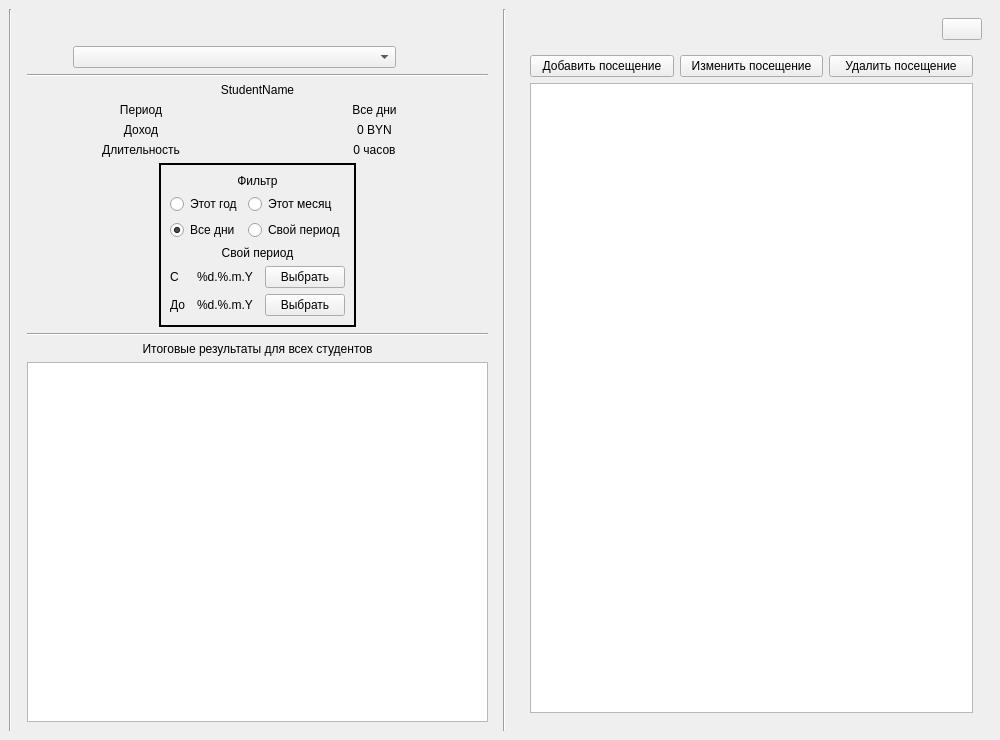
<?xml version="1.0" encoding="UTF-8"?>
<ui version="4.0">
 <class>MainWindow</class>
 <widget class="QMainWindow" name="MainWindow">
  <property name="minimumSize">
   <size>
    <width>1000</width>
    <height>740</height>
   </size>
  </property>
  <property name="maximumSize">
   <size>
    <width>16777215</width>
    <height>16777215</height>
   </size>
  </property>
  <property name="windowTitle">
   <string>StudentAccounting</string>
  </property>
  <widget class="QWidget" name="centralwidget">
   <property name="styleSheet">
    <string notr="true"/>
   </property>
   <layout class="QHBoxLayout" name="horizontalLayout_3">
    <item>
     <widget class="Line" name="vLine_2">
      <property name="orientation">
       <enum>Qt::Vertical</enum>
      </property>
     </widget>
    </item>
    <item>
     <widget class="QFrame" name="tools_frame">
      <property name="sizePolicy">
       <sizepolicy hsizetype="Expanding" vsizetype="Expanding">
        <horstretch>5</horstretch>
        <verstretch>0</verstretch>
       </sizepolicy>
      </property>
      <layout class="QVBoxLayout" name="vLayout_1">
       <item>
        <layout class="QHBoxLayout" name="hLayout_2">
         <item>
          <widget class="QPushButton" name="add_student_btn">
           <property name="sizePolicy">
            <sizepolicy hsizetype="Fixed" vsizetype="Minimum">
             <horstretch>0</horstretch>
             <verstretch>0</verstretch>
            </sizepolicy>
           </property>
           <property name="text">
            <string/>
           </property>
           <property name="iconSize">
            <size>
             <width>30</width>
             <height>30</height>
            </size>
           </property>
           <property name="flat">
            <bool>true</bool>
           </property>
          </widget>
         </item>
         <item>
          <widget class="QPushButton" name="edit_student_btn">
           <property name="sizePolicy">
            <sizepolicy hsizetype="Fixed" vsizetype="Minimum">
             <horstretch>0</horstretch>
             <verstretch>0</verstretch>
            </sizepolicy>
           </property>
           <property name="text">
            <string/>
           </property>
           <property name="iconSize">
            <size>
             <width>30</width>
             <height>30</height>
            </size>
           </property>
           <property name="flat">
            <bool>true</bool>
           </property>
          </widget>
         </item>
         <item>
          <widget class="QPushButton" name="del_student_btn">
           <property name="sizePolicy">
            <sizepolicy hsizetype="Fixed" vsizetype="Minimum">
             <horstretch>0</horstretch>
             <verstretch>0</verstretch>
            </sizepolicy>
           </property>
           <property name="text">
            <string/>
           </property>
           <property name="iconSize">
            <size>
             <width>30</width>
             <height>30</height>
            </size>
           </property>
           <property name="flat">
            <bool>true</bool>
           </property>
          </widget>
         </item>
        </layout>
       </item>
       <item>
        <layout class="QHBoxLayout" name="hLayout_1">
         <item>
          <widget class="QPushButton" name="prev_student_btn">
           <property name="sizePolicy">
            <sizepolicy hsizetype="Fixed" vsizetype="Fixed">
             <horstretch>0</horstretch>
             <verstretch>0</verstretch>
            </sizepolicy>
           </property>
           <property name="text">
            <string/>
           </property>
           <property name="flat">
            <bool>true</bool>
           </property>
          </widget>
         </item>
         <item>
          <widget class="QComboBox" name="student_choose_box">
           <property name="sizePolicy">
            <sizepolicy hsizetype="Preferred" vsizetype="Fixed">
             <horstretch>0</horstretch>
             <verstretch>0</verstretch>
            </sizepolicy>
           </property>
           <property name="insertPolicy">
            <enum>QComboBox::InsertAtBottom</enum>
           </property>
           <property name="frame">
            <bool>true</bool>
           </property>
          </widget>
         </item>
         <item>
          <widget class="QPushButton" name="reload_student_btn">
           <property name="sizePolicy">
            <sizepolicy hsizetype="Maximum" vsizetype="Maximum">
             <horstretch>0</horstretch>
             <verstretch>0</verstretch>
            </sizepolicy>
           </property>
           <property name="text">
            <string/>
           </property>
           <property name="flat">
            <bool>true</bool>
           </property>
          </widget>
         </item>
         <item>
          <widget class="QPushButton" name="next_student_btn">
           <property name="sizePolicy">
            <sizepolicy hsizetype="Fixed" vsizetype="Fixed">
             <horstretch>0</horstretch>
             <verstretch>0</verstretch>
            </sizepolicy>
           </property>
           <property name="text">
            <string/>
           </property>
           <property name="flat">
            <bool>true</bool>
           </property>
          </widget>
         </item>
        </layout>
       </item>
       <item>
        <widget class="Line" name="hLine_2">
         <property name="orientation">
          <enum>Qt::Horizontal</enum>
         </property>
        </widget>
       </item>
       <item>
        <widget class="QLabel" name="student_name_lbl">
         <property name="text">
          <string>StudentName</string>
         </property>
         <property name="alignment">
          <set>Qt::AlignCenter</set>
         </property>
        </widget>
       </item>
       <item>
        <layout class="QGridLayout" name="gLayout_3">
         <item row="2" column="1">
          <widget class="QLabel" name="summary_timespan_result_lbl">
           <property name="sizePolicy">
            <sizepolicy hsizetype="Preferred" vsizetype="Preferred">
             <horstretch>0</horstretch>
             <verstretch>0</verstretch>
            </sizepolicy>
           </property>
           <property name="text">
            <string>0 часов</string>
           </property>
           <property name="alignment">
            <set>Qt::AlignCenter</set>
           </property>
          </widget>
         </item>
         <item row="1" column="0">
          <widget class="QLabel" name="info_lbl_7">
           <property name="text">
            <string>Доход</string>
           </property>
           <property name="alignment">
            <set>Qt::AlignCenter</set>
           </property>
          </widget>
         </item>
         <item row="2" column="0">
          <widget class="QLabel" name="info_lbl_8">
           <property name="text">
            <string>Длительность</string>
           </property>
           <property name="alignment">
            <set>Qt::AlignCenter</set>
           </property>
          </widget>
         </item>
         <item row="0" column="0">
          <widget class="QLabel" name="info_lbl_1">
           <property name="text">
            <string>Период</string>
           </property>
           <property name="alignment">
            <set>Qt::AlignCenter</set>
           </property>
          </widget>
         </item>
         <item row="0" column="1">
          <widget class="QLabel" name="period_info_lbl">
           <property name="text">
            <string>Все дни</string>
           </property>
           <property name="alignment">
            <set>Qt::AlignCenter</set>
           </property>
          </widget>
         </item>
         <item row="1" column="1">
          <widget class="QLabel" name="student_summary_result_lbl">
           <property name="sizePolicy">
            <sizepolicy hsizetype="Preferred" vsizetype="Preferred">
             <horstretch>0</horstretch>
             <verstretch>0</verstretch>
            </sizepolicy>
           </property>
           <property name="text">
            <string>0 BYN</string>
           </property>
           <property name="alignment">
            <set>Qt::AlignCenter</set>
           </property>
          </widget>
         </item>
        </layout>
       </item>
       <item>
        <layout class="QHBoxLayout" name="horizontalLayout">
         <item>
          <spacer name="hSpacer_3">
           <property name="orientation">
            <enum>Qt::Horizontal</enum>
           </property>
           <property name="sizeType">
            <enum>QSizePolicy::Expanding</enum>
           </property>
           <property name="sizeHint" stdset="0">
            <size>
             <width>40</width>
             <height>20</height>
            </size>
           </property>
          </spacer>
         </item>
         <item>
          <widget class="QFrame" name="filter_frame">
           <property name="sizePolicy">
            <sizepolicy hsizetype="Minimum" vsizetype="Minimum">
             <horstretch>0</horstretch>
             <verstretch>0</verstretch>
            </sizepolicy>
           </property>
           <property name="frameShape">
            <enum>QFrame::WinPanel</enum>
           </property>
           <property name="frameShadow">
            <enum>QFrame::Plain</enum>
           </property>
           <property name="lineWidth">
            <number>1</number>
           </property>
           <property name="midLineWidth">
            <number>1</number>
           </property>
           <layout class="QVBoxLayout" name="verticalLayout">
            <item>
             <widget class="QLabel" name="info_lbl_2">
              <property name="text">
               <string>Фильтр</string>
              </property>
              <property name="alignment">
               <set>Qt::AlignCenter</set>
              </property>
             </widget>
            </item>
            <item>
             <layout class="QGridLayout" name="gLayout_2">
              <item row="0" column="0">
               <widget class="QRadioButton" name="this_year_filter_rbtn">
                <property name="text">
                 <string>Этот год</string>
                </property>
                <property name="checked">
                 <bool>false</bool>
                </property>
               </widget>
              </item>
              <item row="0" column="1">
               <widget class="QRadioButton" name="this_month_filter_rbtn">
                <property name="text">
                 <string>Этот месяц</string>
                </property>
               </widget>
              </item>
              <item row="1" column="0">
               <widget class="QRadioButton" name="all_days_filter_rbtn">
                <property name="text">
                 <string>Все дни</string>
                </property>
                <property name="checked">
                 <bool>true</bool>
                </property>
               </widget>
              </item>
              <item row="1" column="1">
               <widget class="QRadioButton" name="custom_period_rbtn">
                <property name="text">
                 <string>Свой период</string>
                </property>
               </widget>
              </item>
             </layout>
            </item>
            <item>
             <widget class="QLabel" name="info_lbl_3">
              <property name="text">
               <string>Свой период</string>
              </property>
              <property name="alignment">
               <set>Qt::AlignCenter</set>
              </property>
             </widget>
            </item>
            <item>
             <layout class="QGridLayout" name="gLayout_1">
              <item row="0" column="0">
               <widget class="QLabel" name="info_lbl_4">
                <property name="sizePolicy">
                 <sizepolicy hsizetype="Maximum" vsizetype="Preferred">
                  <horstretch>0</horstretch>
                  <verstretch>0</verstretch>
                 </sizepolicy>
                </property>
                <property name="text">
                 <string>С </string>
                </property>
                <property name="alignment">
                 <set>Qt::AlignCenter</set>
                </property>
               </widget>
              </item>
              <item row="1" column="0">
               <widget class="QLabel" name="info_lbl_5">
                <property name="text">
                 <string>До</string>
                </property>
                <property name="alignment">
                 <set>Qt::AlignCenter</set>
                </property>
               </widget>
              </item>
              <item row="0" column="2">
               <widget class="QPushButton" name="choose_from_date_btn">
                <property name="sizePolicy">
                 <sizepolicy hsizetype="Maximum" vsizetype="Fixed">
                  <horstretch>0</horstretch>
                  <verstretch>0</verstretch>
                 </sizepolicy>
                </property>
                <property name="text">
                 <string>Выбрать</string>
                </property>
                <property name="flat">
                 <bool>false</bool>
                </property>
               </widget>
              </item>
              <item row="1" column="2">
               <widget class="QPushButton" name="choose_to_date_btn">
                <property name="sizePolicy">
                 <sizepolicy hsizetype="Maximum" vsizetype="Fixed">
                  <horstretch>0</horstretch>
                  <verstretch>0</verstretch>
                 </sizepolicy>
                </property>
                <property name="text">
                 <string>Выбрать</string>
                </property>
                <property name="flat">
                 <bool>false</bool>
                </property>
               </widget>
              </item>
              <item row="0" column="1">
               <widget class="QLabel" name="from_date_lbl">
                <property name="sizePolicy">
                 <sizepolicy hsizetype="Minimum" vsizetype="Preferred">
                  <horstretch>0</horstretch>
                  <verstretch>0</verstretch>
                 </sizepolicy>
                </property>
                <property name="text">
                 <string>%d.%.m.Y</string>
                </property>
                <property name="alignment">
                 <set>Qt::AlignCenter</set>
                </property>
               </widget>
              </item>
              <item row="1" column="1">
               <widget class="QLabel" name="to_date_lbl">
                <property name="sizePolicy">
                 <sizepolicy hsizetype="Minimum" vsizetype="Preferred">
                  <horstretch>0</horstretch>
                  <verstretch>0</verstretch>
                 </sizepolicy>
                </property>
                <property name="text">
                 <string>%d.%.m.Y</string>
                </property>
                <property name="alignment">
                 <set>Qt::AlignCenter</set>
                </property>
               </widget>
              </item>
             </layout>
            </item>
           </layout>
          </widget>
         </item>
         <item>
          <spacer name="hSpacer_2">
           <property name="orientation">
            <enum>Qt::Horizontal</enum>
           </property>
           <property name="sizeType">
            <enum>QSizePolicy::Expanding</enum>
           </property>
           <property name="sizeHint" stdset="0">
            <size>
             <width>40</width>
             <height>20</height>
            </size>
           </property>
          </spacer>
         </item>
        </layout>
       </item>
       <item>
        <widget class="Line" name="hLine_1">
         <property name="orientation">
          <enum>Qt::Horizontal</enum>
         </property>
        </widget>
       </item>
       <item>
        <widget class="QLabel" name="info_lbl_6">
         <property name="frameShadow">
          <enum>QFrame::Plain</enum>
         </property>
         <property name="text">
          <string>Итоговые результаты для всех студентов</string>
         </property>
         <property name="alignment">
          <set>Qt::AlignCenter</set>
         </property>
        </widget>
       </item>
       <item>
        <widget class="QTableView" name="all_results_table_view">
         <property name="sizePolicy">
          <sizepolicy hsizetype="Expanding" vsizetype="Expanding">
           <horstretch>2</horstretch>
           <verstretch>0</verstretch>
          </sizepolicy>
         </property>
        </widget>
       </item>
      </layout>
     </widget>
    </item>
    <item>
     <widget class="Line" name="vLine_1">
      <property name="orientation">
       <enum>Qt::Vertical</enum>
      </property>
     </widget>
    </item>
    <item>
     <widget class="QFrame" name="workspace_frame">
      <property name="sizePolicy">
       <sizepolicy hsizetype="Preferred" vsizetype="Preferred">
        <horstretch>5</horstretch>
        <verstretch>0</verstretch>
       </sizepolicy>
      </property>
      <layout class="QVBoxLayout" name="verticalLayout_3">
       <item>
        <layout class="QHBoxLayout" name="hLayout_3">
         <item>
          <spacer name="hSpacer_1">
           <property name="orientation">
            <enum>Qt::Horizontal</enum>
           </property>
           <property name="sizeHint" stdset="0">
            <size>
             <width>40</width>
             <height>20</height>
            </size>
           </property>
          </spacer>
         </item>
         <item>
          <widget class="QPushButton" name="theme_change_btn">
           <property name="sizePolicy">
            <sizepolicy hsizetype="Minimum" vsizetype="Minimum">
             <horstretch>0</horstretch>
             <verstretch>0</verstretch>
            </sizepolicy>
           </property>
           <property name="text">
            <string/>
           </property>
          </widget>
         </item>
        </layout>
       </item>
       <item>
        <widget class="QFrame" name="visits_info_frame">
         <property name="sizePolicy">
          <sizepolicy hsizetype="Expanding" vsizetype="Expanding">
           <horstretch>5</horstretch>
           <verstretch>0</verstretch>
          </sizepolicy>
         </property>
         <layout class="QVBoxLayout" name="verticalLayout_2">
          <item>
           <layout class="QHBoxLayout" name="hLayout_5">
            <item>
             <widget class="QPushButton" name="add_visit_btn">
              <property name="text">
               <string>Добавить посещение</string>
              </property>
              <property name="flat">
               <bool>false</bool>
              </property>
             </widget>
            </item>
            <item>
             <widget class="QPushButton" name="edit_visit_btn">
              <property name="text">
               <string>Изменить посещение</string>
              </property>
              <property name="flat">
               <bool>false</bool>
              </property>
             </widget>
            </item>
            <item>
             <widget class="QPushButton" name="del_visit_btn">
              <property name="text">
               <string>Удалить посещение</string>
              </property>
              <property name="flat">
               <bool>false</bool>
              </property>
             </widget>
            </item>
           </layout>
          </item>
          <item>
           <widget class="QTableView" name="student_visits_table_view">
            <property name="sizePolicy">
             <sizepolicy hsizetype="Expanding" vsizetype="Expanding">
              <horstretch>3</horstretch>
              <verstretch>0</verstretch>
             </sizepolicy>
            </property>
           </widget>
          </item>
         </layout>
        </widget>
       </item>
      </layout>
     </widget>
    </item>
   </layout>
  </widget>
  <action name="help_action">
   <property name="text">
    <string>Help</string>
   </property>
  </action>
  <action name="about_authors_action">
   <property name="text">
    <string>Author</string>
   </property>
  </action>
  <action name="close_action">
   <property name="text">
    <string>Close</string>
   </property>
  </action>
 </widget>
 <resources/>
 <connections/>
</ui>
